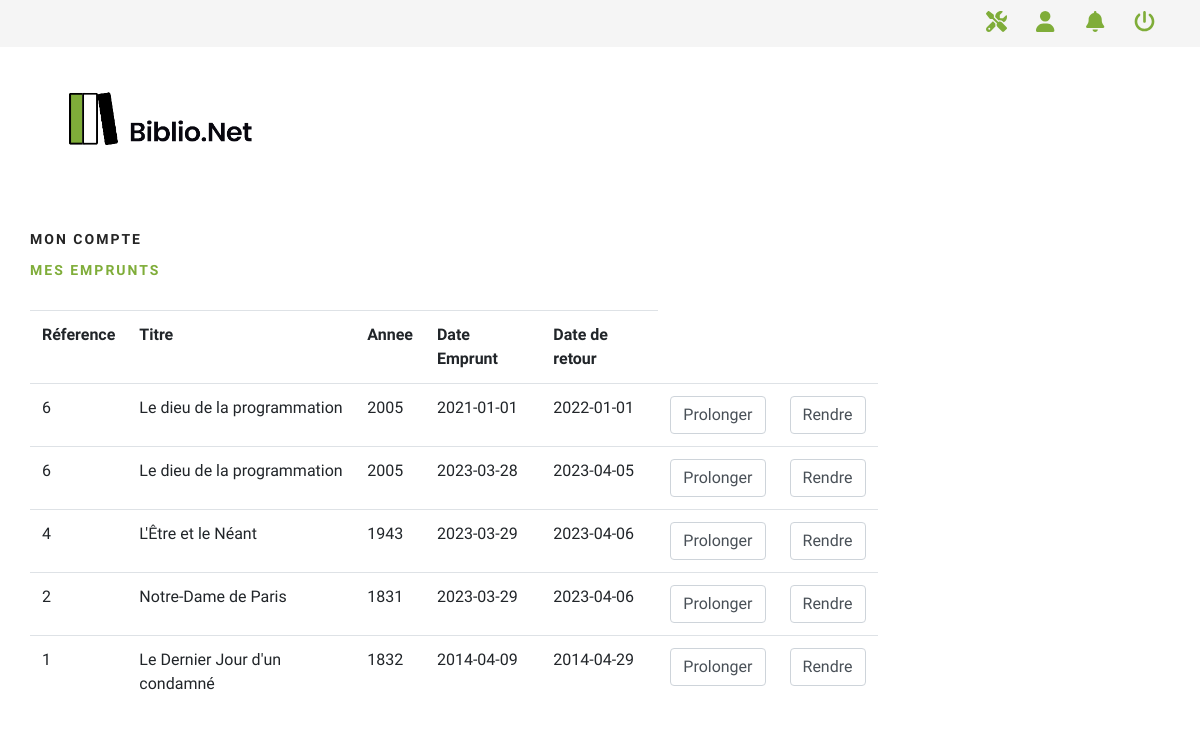
The page /emprunt.php (signed in) on the database its author committed.
### tables this page shows
CREATE TABLE IF NOT EXISTS `emprunt` (
  `id_emprunt` int NOT NULL AUTO_INCREMENT,
  `date` date NOT NULL,
  `delais` int NOT NULL,
  `ref_exemplaire` int NOT NULL,
  `ref_inscrit` int NOT NULL,
  PRIMARY KEY (`id_emprunt`),
  KEY `fk_emprunt_exemplaire` (`ref_exemplaire`),
  KEY `fk_emprunt_inscrit` (`ref_inscrit`)
);

CREATE TABLE IF NOT EXISTS `livre` (
  `id_livre` int NOT NULL AUTO_INCREMENT,
  `titre` varchar(50) NOT NULL,
  `annee` varchar(4) NOT NULL,
  `resume` text NOT NULL,
  `image` blob NOT NULL,
  PRIMARY KEY (`id_livre`)
);

### src/traitement/Inscrit.php (called while the page is built, shortened)
<?php
require_once __DIR__ . '/../bdd/bdd.php';
class Inscrit
{
    public function empruntUtilisateur($id_inscrit){
        $emprunt = array();
        $cobdd = new bdd("biblionet", "localhost", "", "root");
        $c = $cobdd->b->prepare("SELECT emprunt.*, livre.* FROM emprunt INNER JOIN exemplaire ON exemplaire.id_exemplaire = emprunt.ref_exemplaire INNER JOIN livre ON exemplaire.ref_livre = livre.id_livre WHERE emprunt.ref_inscrit = :id_inscrit;");
        $c->execute(array('id_inscrit' => $id_inscrit));
        while($data = $c->fetch()){
            $emprunt[]=$data;
        }
        return $emprunt;
    }
}

### src/bdd/bdd.php (called while the page is built, shortened)
<?php
class bdd
{
    public function __construct($nombdd, $host, $mdp, $username)
    {
        try {
            $this->b = new PDO('mysql:host=' . $this->host = $host . ';dbname=' . $this->nombdd = $nombdd . ';charset=utf8', $this->username = $username, $this->mdpbdd = $mdp);
        } catch (Exception $e) {
            die('Erreur : ' . $e->getMessage());
        }
    }
}
?>

### emprunt.php (the view, shortened to what this page needs)
<?php
include("src/vue/head.php");
require_once("src/traitement/Inscrit.php");
include("src/vue/header.php");
?>
<header class="header">
    <div class="container">
        <div class="row">
            <div class="col-lg-3">
                <div class="header__logo">
                    <a href="index.php">
                        <img src="assets/img/BiblioNet.png" alt="">
                    </a>
                </div>
                <nav class="header__menu">
                    <ul>
                        <li><a href="profil.php">Mon compte</a></li>
                        <li class="active"><a href="emprunt.php">Mes emprunts</a></li>
                    </ul>
                </nav>
            </div>
        </div>
    </div>
</header>
<div class="container">
    <div class="row">
        <div class="col-lg-9">
            <div class="tableau">
                <div class="panel panel-default">
                    <table class="table">
                        <tr>
                            <th>Réference</th>
                            <th>Titre</th>
                            <th>Annee</th>
                            <th>Date Emprunt</th>
                            <th>Date de retour</th>
                        </tr>
                        <?php
                        $inscrit = new Inscrit();
                        $resultat = $inscrit->empruntUtilisateur($_SESSION['id_inscrit']);
                        foreach ($resultat as $emprunt) {
                            $oldDate = $emprunt['date'];
                            $date_retour = date("Y-m-d", strtotime($oldDate . '+ ' . $emprunt['delais'] . ' days'));
                            echo "<tr>" .
                                "<td>" . $emprunt['id_livre'] .
                                "</td><td>" . $emprunt['titre'] .
                                "</td><td>" . $emprunt['annee'] .
                                "</td><td>" . $emprunt['date'] .
                                "</td><td>" . $date_retour .
                                "</td><td>" . "<a href='emprunt.php?pro=$emprunt[id_emprunt]'><button class='form-control'>Prolonger</button></a>" .
                                "</td><td>" . "<a href='emprunt.php?ren=$emprunt[id_emprunt]'><button class='form-control'>Rendre</button></a>" .
                                "</td>" .
                                "</tr>";
                        }
                        ?>
                    </table>
                </div>
            </div>
        </div>
    </div>
</div>

### assets/css/style.css (style rules this page uses)
html, body { height: 100%; font-family: "Cairo", sans-serif; -webkit-font-smoothing: antialiased; font-smoothing: antialiased; }
img { max-width: 100%; }
ul, ol { padding: 0; margin: 0; }
.header__logo { padding: 15px 0; }
.header__logo a { display: inline-block; }
.header__menu { padding: 24px 0; }
.header__menu ul li { list-style: none; display: inline-block; margin-right: 50px; position: relative; }
.header__menu ul li.active a { color: #7fad39; }
.header__menu ul li:last-child { margin-right: 0; }
.header__menu ul li a { font-size: 14px; color: #252525; text-transform: uppercase; font-weight: 700; letter-spacing: 2px; -webkit-transition: all, 0.3s; -moz-transition: all, 0.3s; -ms-transition: all, 0.3s; -o-transition: all, 0.3s; transition: all, 0.3s; padding: 5px 0; display: block; }
@media only screen and (min-width: 1200px) { .container { max-width: 1170px; } }

### rows shown on the page
emprunt: livre.id_livre "6", livre.titre "Le dieu de la programmation", livre.annee "2005", date "2021-01-01", date_retour "2022-01-01"
emprunt: livre.id_livre "6", livre.titre "Le dieu de la programmation", livre.annee "2005", date "2023-03-28", date_retour "2023-04-05"
emprunt: livre.id_livre "4", livre.titre "L'Être et le Néant", livre.annee "1943", date "2023-03-29", date_retour "2023-04-06"
emprunt: livre.id_livre "2", livre.titre "Notre-Dame de Paris", livre.annee "1831", date "2023-03-29", date_retour "2023-04-06"
emprunt: livre.id_livre "1", livre.titre "Le Dernier Jour d'un condamné", livre.annee "1832", date "2014-04-09", date_retour "2014-04-29"
